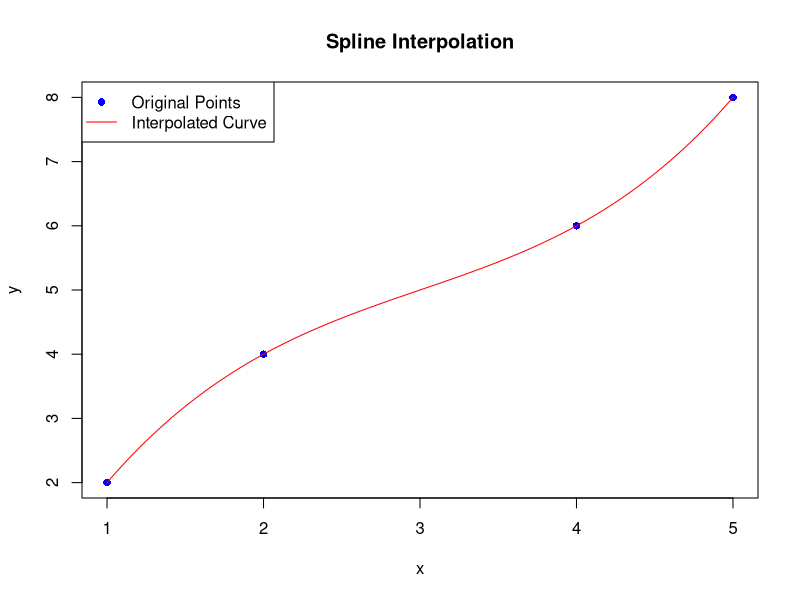

Recreate this plot in R.
x <- c(1, 2, 4, 5)
y <- c(2, 4, 6, 8)

# Perform linear interpolation
interpolated_values <- approx(x, y, xout = c(1.5, 3, 4.5))
print(interpolated_values) # Print the interpolated values

# record function first, then evaluate at given points
interpolate_func <- approxfun(x, y)
interpolated_values <- interpolate_func(c(1.5, 3, 4.5))
print(interpolated_values)

# spline interpolation
spline_result <- spline(x, y, n = 100)
print(spline_result)
plot_interpolation <- function(x, y, result) {
    plot(x, y, col = "blue", pch = 16, main = "Spline Interpolation", xlab = "x", ylab = "y")
    lines(result, col = "red")
    legend("topleft", legend = c("Original Points", "Interpolated Curve"), col = c("blue", "red"), pch = c(16, -1), lty = c(0, 1))
}
plot_interpolation(x, y, spline_result)
